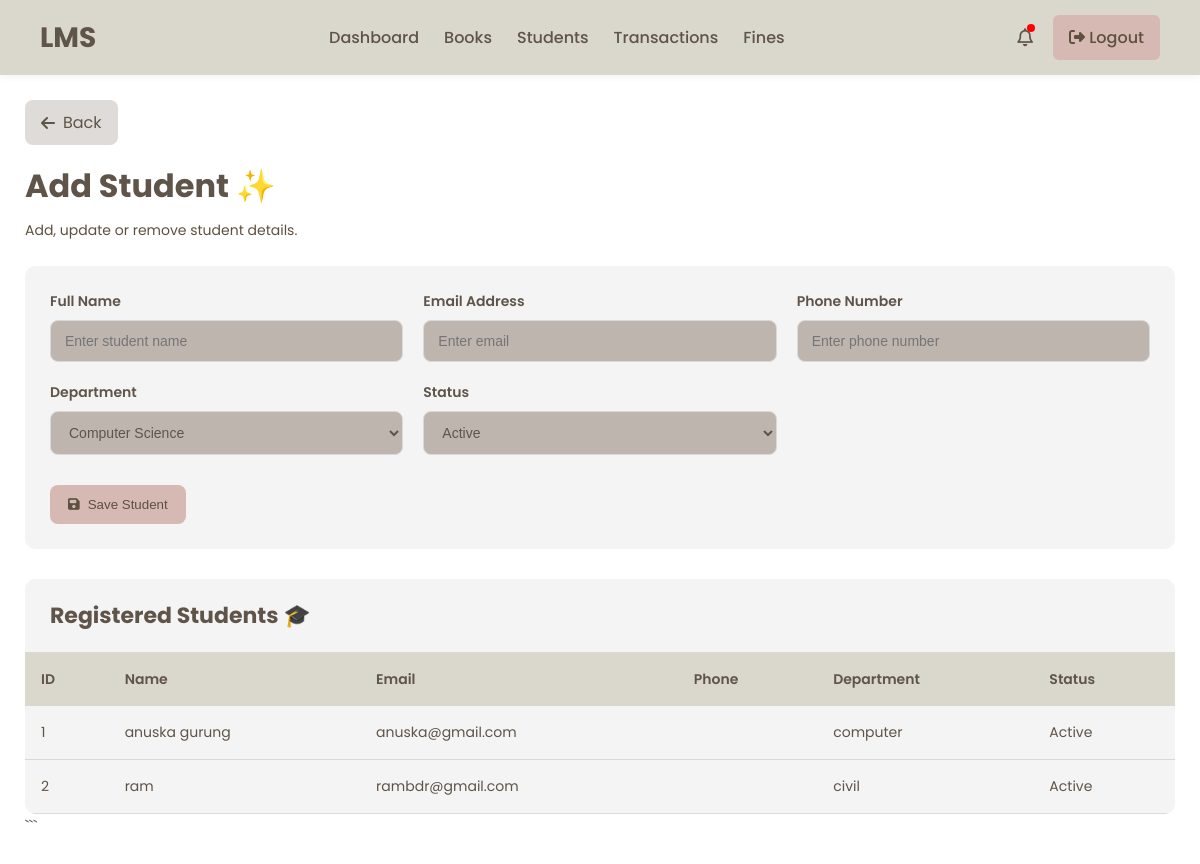
/add-student/, run on an earlier commit of the app's database.
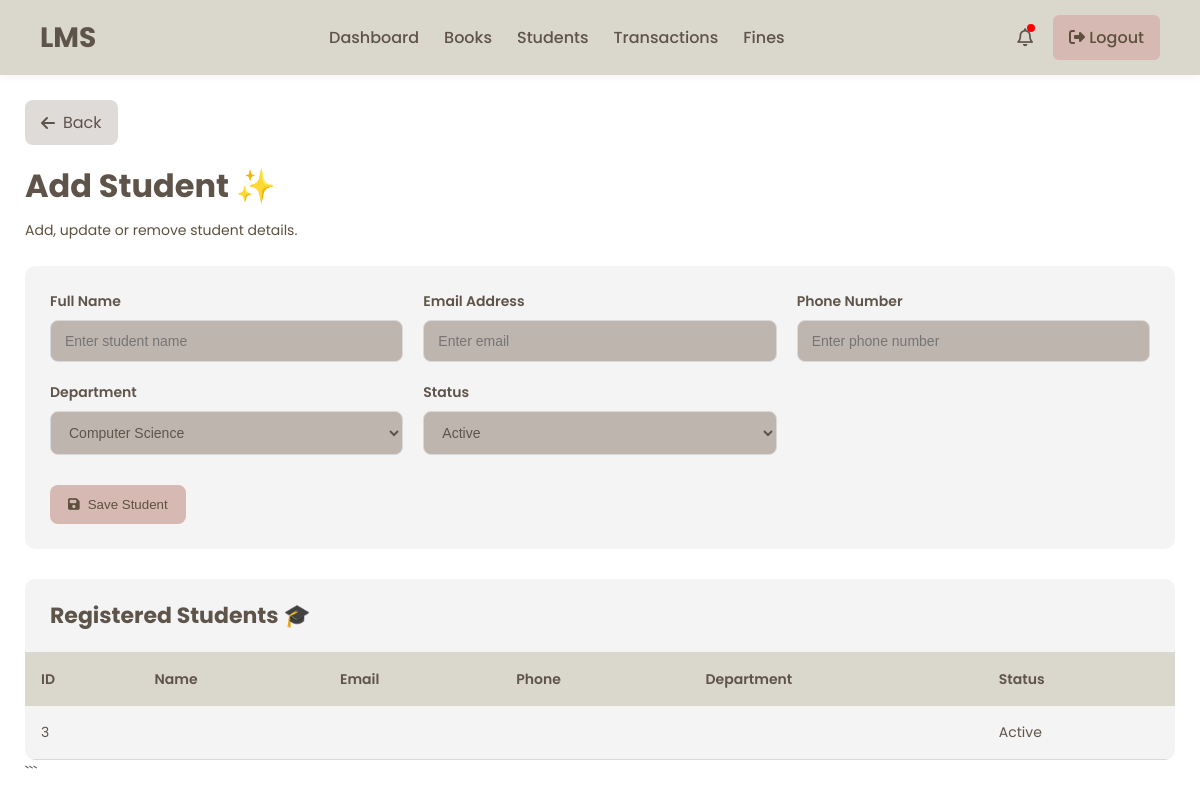
And on a later commit of the database.
### library/models.py (models this page shows, shortened)
class Student(models.Model):
    user = models.OneToOneField(User, on_delete=models.CASCADE, null=True, blank=True)
    name = models.CharField(max_length=100)
    email = models.EmailField(unique=True)
    phone = models.CharField(max_length=20, default='')
    department = models.CharField(max_length=100)
    active = models.BooleanField(default=True)
    student_id = models.CharField(max_length=20, unique=True, blank=True)
    date_of_birth = models.DateField(null=True, blank=True)
    profile_picture = models.ImageField(upload_to='profile_pictures/', null=True, blank=True)

### library/views.py (the view, shortened to what this page needs)
# urls.py: path('add-student/', views.add_student, name='add_student'),
def add_student(request):
    context = {
        'students': Student.objects.all()
    }
    return render(
        request,
        'add_student.html',
        context
    )

### templates/add_student.html (shortened to what this page needs)
{% extends 'admin_base.html' %}
{% load static %}
{% block extra_css %}
<link rel="stylesheet" href="{% static 'css/add_student.css' %}">
{% endblock %}
{% block content %}
<div class="students-page">
<div class="top-header">
    <div class="header-left">
        <a href="{% url 'students' %}"
           class="back-btn">
            <i class="fa-solid fa-arrow-left"></i>
            Back
        </a>
        <h1 class="page-title">
            Add Student ✨
        </h1>
        <p class="page-subtitle">
            Add, update or remove student details.
        </p>
    </div>
</div>
<div class="form-container">
    <form method="POST">
        <div class="input-group">
            <label>Full Name</label>
            <input type="text"
                   name="name"
                   placeholder="Enter student name"
                   required>
        </div>
        <div class="input-group">
            <label>Email Address</label>
            <input type="email"
                   name="email"
                   placeholder="Enter email"
                   required>
        </div>
        <div class="input-group">
            <label>Phone Number</label>
            <input type="text"
                   name="phone"
                   placeholder="Enter phone number"
                   required>
        </div>
        <div class="input-group">
            <label>Department</label>
            <select name="department" required>
                <option value="Computer Science">Computer Science</option>
            </select>
        </div>
        <div class="input-group">
            <label>Status</label>
            <select name="active">
                <option value="True">Active</option>
            </select>
        </div>
        <div class="button-group">
            <button type="submit"
                    class="add-btn">
                <i class="fa-solid fa-floppy-disk"></i>
                Save Student
            </button>
        </div>
    </form>
</div>
<div class="table-wrapper">
    <div class="table-header">
        <h2>
            Registered Students 🎓
        </h2>
    </div>
    <table>
        <thead>
            <tr>
                <th>ID</th>
                <th>Name</th>
                <th>Email</th>
                <th>Phone</th>
                <th>Department</th>
                <th>Status</th>
            </tr>
        </thead>
        <tbody>
            {% for student in students %}
            <tr>
                <td>{{ student.id }}</td>
                <td>{{ student.name }}</td>
                <td>{{ student.email }}</td>
                <td>{{ student.phone }}</td>
                <td>{{ student.department }}</td>
                <td>
                    {% if student.active %}
                    <span class="active-status">
                        Active
                    </span>
                    {% else %}
                    <span class="inactive-status">
                        Inactive
                    </span>
                    {% endif %}
                </td>
            </tr>
            {% endfor %}
        </tbody>
    </table>
</div>
```
</div>
{% endblock %}

What changed in the data, as far as the page shows it:
removed Student: id "1", name "anuska gurung", email "anuska@gmail.com", department "computer", active "Active"
removed Student: id "2", name "ram", email "rambdr@gmail.com", department "civil", active "Active"
added Student: id "3", active "Active"
